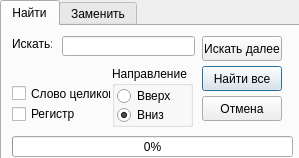
<?xml version="1.0" encoding="UTF-8"?>
<ui version="4.0">
 <class>Dialog</class>
 <widget class="QDialog" name="Dialog">
  <property name="geometry">
   <rect>
    <x>0</x>
    <y>0</y>
    <width>299</width>
    <height>158</height>
   </rect>
  </property>
  <property name="windowTitle">
   <string>Dialog</string>
  </property>
  <widget class="QTabWidget" name="tabWidget">
   <property name="geometry">
    <rect>
     <x>0</x>
     <y>0</y>
     <width>301</width>
     <height>181</height>
    </rect>
   </property>
   <property name="currentIndex">
    <number>0</number>
   </property>
   <widget class="QWidget" name="tab_1">
    <attribute name="title">
     <string>Найти</string>
    </attribute>
    <widget class="QProgressBar" name="progressBar">
     <property name="geometry">
      <rect>
       <x>10</x>
       <y>110</y>
       <width>281</width>
       <height>21</height>
      </rect>
     </property>
     <property name="value">
      <number>0</number>
     </property>
     <property name="format">
      <string>%p%</string>
     </property>
    </widget>
    <widget class="QLabel" name="label">
     <property name="geometry">
      <rect>
       <x>10</x>
       <y>10</y>
       <width>40</width>
       <height>16</height>
      </rect>
     </property>
     <property name="text">
      <string>Искать:</string>
     </property>
    </widget>
    <widget class="QLineEdit" name="lineEdit">
     <property name="geometry">
      <rect>
       <x>60</x>
       <y>10</y>
       <width>133</width>
       <height>20</height>
      </rect>
     </property>
    </widget>
    <widget class="QPushButton" name="FindAllButton">
     <property name="geometry">
      <rect>
       <x>200</x>
       <y>40</y>
       <width>80</width>
       <height>25</height>
      </rect>
     </property>
     <property name="text">
      <string>Найти все</string>
     </property>
    </widget>
    <widget class="QPushButton" name="FindNextButton">
     <property name="geometry">
      <rect>
       <x>200</x>
       <y>10</y>
       <width>80</width>
       <height>25</height>
      </rect>
     </property>
     <property name="text">
      <string>Искать далее</string>
     </property>
    </widget>
    <widget class="QCheckBox" name="WordCheckBox">
     <property name="geometry">
      <rect>
       <x>10</x>
       <y>59</y>
       <width>99</width>
       <height>17</height>
      </rect>
     </property>
     <property name="text">
      <string>Слово целиком</string>
     </property>
    </widget>
    <widget class="QCheckBox" name="CaseCheckBox">
     <property name="geometry">
      <rect>
       <x>10</x>
       <y>78</y>
       <width>99</width>
       <height>20</height>
      </rect>
     </property>
     <property name="text">
      <string>Регистр</string>
     </property>
    </widget>
    <widget class="QGroupBox" name="groupBox">
     <property name="geometry">
      <rect>
       <x>110</x>
       <y>40</y>
       <width>81</width>
       <height>61</height>
      </rect>
     </property>
     <property name="title">
      <string>Направление</string>
     </property>
     <widget class="QRadioButton" name="radioButton">
      <property name="geometry">
       <rect>
        <x>5</x>
        <y>15</y>
        <width>82</width>
        <height>30</height>
       </rect>
      </property>
      <property name="text">
       <string>Вверх</string>
      </property>
      <property name="checked">
       <bool>false</bool>
      </property>
     </widget>
     <widget class="QRadioButton" name="radioButton_2">
      <property name="geometry">
       <rect>
        <x>5</x>
        <y>39</y>
        <width>82</width>
        <height>20</height>
       </rect>
      </property>
      <property name="acceptDrops">
       <bool>false</bool>
      </property>
      <property name="text">
       <string>Вниз</string>
      </property>
      <property name="checked">
       <bool>true</bool>
      </property>
     </widget>
    </widget>
    <widget class="QPushButton" name="ChanelSearchButton">
     <property name="geometry">
      <rect>
       <x>200</x>
       <y>70</y>
       <width>80</width>
       <height>25</height>
      </rect>
     </property>
     <property name="text">
      <string>Отмена</string>
     </property>
    </widget>
   </widget>
   <widget class="QWidget" name="tab_2">
    <attribute name="title">
     <string>Заменить</string>
    </attribute>
    <widget class="QLabel" name="label_3">
     <property name="geometry">
      <rect>
       <x>21</x>
       <y>10</y>
       <width>40</width>
       <height>16</height>
      </rect>
     </property>
     <property name="text">
      <string>Искать:</string>
     </property>
    </widget>
    <widget class="QLineEdit" name="lineEdit_4">
     <property name="geometry">
      <rect>
       <x>68</x>
       <y>10</y>
       <width>133</width>
       <height>20</height>
      </rect>
     </property>
    </widget>
    <widget class="QLabel" name="label_4">
     <property name="geometry">
      <rect>
       <x>8</x>
       <y>40</y>
       <width>61</width>
       <height>20</height>
      </rect>
     </property>
     <property name="text">
      <string>Заменить:</string>
     </property>
    </widget>
    <widget class="QPushButton" name="ReplaceButton">
     <property name="geometry">
      <rect>
       <x>206</x>
       <y>40</y>
       <width>80</width>
       <height>25</height>
      </rect>
     </property>
     <property name="text">
      <string>Заменить</string>
     </property>
    </widget>
    <widget class="QPushButton" name="FindButton">
     <property name="geometry">
      <rect>
       <x>206</x>
       <y>10</y>
       <width>80</width>
       <height>25</height>
      </rect>
     </property>
     <property name="text">
      <string>Найти</string>
     </property>
    </widget>
    <widget class="QPushButton" name="ReplaceAllButton">
     <property name="geometry">
      <rect>
       <x>206</x>
       <y>70</y>
       <width>80</width>
       <height>25</height>
      </rect>
     </property>
     <property name="text">
      <string>Заменить все</string>
     </property>
    </widget>
    <widget class="QGroupBox" name="groupBox_3">
     <property name="geometry">
      <rect>
       <x>110</x>
       <y>60</y>
       <width>91</width>
       <height>61</height>
      </rect>
     </property>
     <property name="title">
      <string>Заменить</string>
     </property>
     <widget class="QRadioButton" name="radioButton_5">
      <property name="geometry">
       <rect>
        <x>10</x>
        <y>20</y>
        <width>82</width>
        <height>20</height>
       </rect>
      </property>
      <property name="text">
       <string>Вкладки</string>
      </property>
      <property name="checked">
       <bool>false</bool>
      </property>
     </widget>
     <widget class="QRadioButton" name="radioButton_6">
      <property name="geometry">
       <rect>
        <x>10</x>
        <y>40</y>
        <width>82</width>
        <height>20</height>
       </rect>
      </property>
      <property name="text">
       <string>Файлы</string>
      </property>
      <property name="checked">
       <bool>true</bool>
      </property>
     </widget>
    </widget>
    <widget class="QPushButton" name="ChanelReplaceButton">
     <property name="geometry">
      <rect>
       <x>206</x>
       <y>100</y>
       <width>80</width>
       <height>25</height>
      </rect>
     </property>
     <property name="text">
      <string>Отмена</string>
     </property>
    </widget>
    <widget class="QCheckBox" name="checkBox_4">
     <property name="geometry">
      <rect>
       <x>6</x>
       <y>99</y>
       <width>99</width>
       <height>20</height>
      </rect>
     </property>
     <property name="text">
      <string>Регистр</string>
     </property>
    </widget>
    <widget class="QCheckBox" name="checkBox_5">
     <property name="geometry">
      <rect>
       <x>6</x>
       <y>78</y>
       <width>99</width>
       <height>17</height>
      </rect>
     </property>
     <property name="text">
      <string>Слово целиком</string>
     </property>
    </widget>
    <widget class="QLineEdit" name="replaceLine">
     <property name="geometry">
      <rect>
       <x>68</x>
       <y>40</y>
       <width>133</width>
       <height>20</height>
      </rect>
     </property>
    </widget>
   </widget>
  </widget>
 </widget>
 <resources/>
 <connections/>
</ui>
